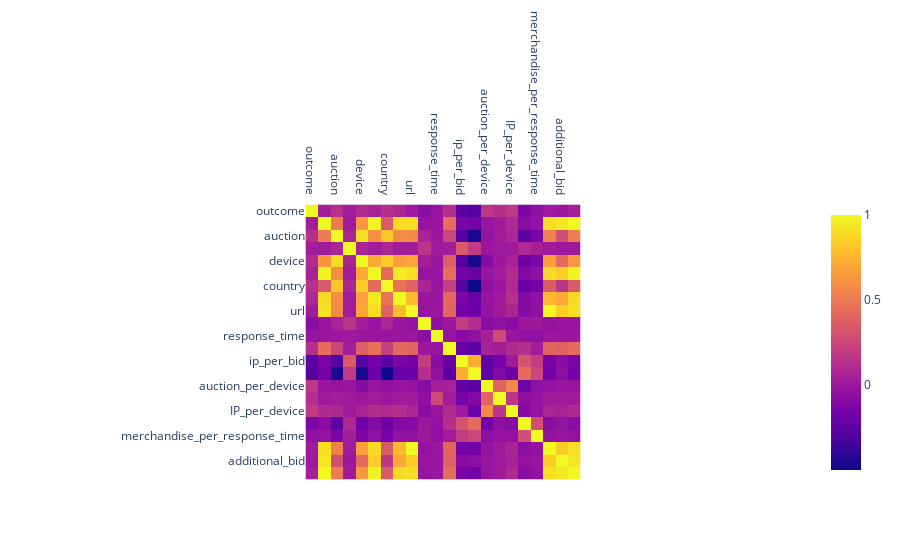

The notebook cell this image was saved under:
### Code cell
import plotly.express as px
corr = train_set.corr()
fig = px.imshow(corr)
fig.update_xaxes(side="top")
fig.show()

### Figure 1 — Plotly figure (JSON) as saved in the notebook; plotly's stock layout.template omitted (floating-point values rounded to 4 significant figures; data arrays with more than 128 entries replaced by an {"elided": "..."} marker saying what was removed)
{"data": [{"coloraxis": "coloraxis", "hovertemplate": "x: %{x}<br>y: %{y}<br>color: %{z}<extra></extra>", "name": "0", "type": "heatmap", "x": ["outcome", "bid_id", "auction", "merchandise", "device", "time", "country", "ip", "url", "mean_bots_per_country", "response_time", "bids_per_auction", "ip_per_bid", "device_per_bid", "auction_per_device", "response_time_per_device", "IP_per_device", "device_per_auctionbid", "merchandise_per_response_time", "additional_url", "additional_bid", "sum_auction_id"], "xaxis": "x", "y": ["outcome", "bid_id", "auction", "merchandise", "device", "time", "country", "ip", "url", "mean_bots_per_country", "response_time", "bids_per_auction", "ip_per_bid", "device_per_bid", "auction_per_device", "response_time_per_device", "IP_per_device", "device_per_auctionbid", "merchandise_per_response_time", "additional_url", "additional_bid", "sum_auction_id"], "yaxis": "y", "z": {"elided": "22x22 float values"}}], "layout": {"coloraxis": {"colorscale": [[0, "#0d0887"], [0.1111, "#46039f"], [0.2222, "#7201a8"], [0.3333, "#9c179e"], [0.4444, "#bd3786"], [0.5556, "#d8576b"], [0.6667, "#ed7953"], [0.7778, "#fb9f3a"], [0.8889, "#fdca26"], [1, "#f0f921"]]}, "margin": {"t": 60}, "xaxis": {"anchor": "y", "constrain": "domain", "domain": [0, 1], "scaleanchor": "y", "side": "top"}, "yaxis": {"anchor": "x", "autorange": "reversed", "constrain": "domain", "domain": [0, 1]}}}
